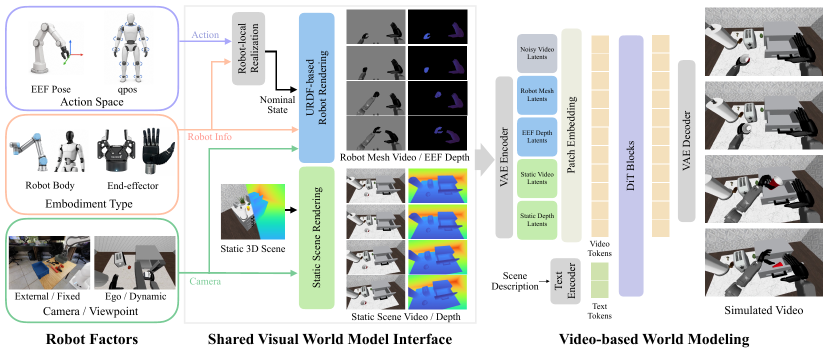
#> input picture robotics_ai/media/rofacto/method-overview.png, 1656 x 705 px (shown at 1/2 size)
$ python build_streams_figure.py
#> lines starting #> are read from the running program, lines starting #| are printed output that depends on the picture
"""Crop and rearrange the four input streams from the authors' overview."""
from pathlib import Path

from PIL import Image, ImageDraw, ImageFont

ROOT = Path(__file__).resolve().parent
CROPS = [
    ("Robot mesh RGB", "M rgb", (693, 19, 810, 301)),
    ("End-effector depth", "D eef", (817, 19, 934, 301)),
    ("Static scene RGB", "B rgb", (693, 337, 810, 619)),
    ("Scene depth", "D scene", (817, 337, 934, 619)),
]


def font(size):
    for candidate in (
        "/System/Library/Fonts/Supplemental/Arial.ttf",
        "/usr/share/fonts/truetype/dejavu/DejaVuSans.ttf",
    ):
        if Path(candidate).exists():
            return ImageFont.truetype(candidate, size)
    raise FileNotFoundError("Install Arial or DejaVu Sans to rebuild this figure")


def main():
    source = Image.open(ROOT / "method-overview.png").convert("RGB")
#> source is the input picture: PIL image 1656x705 RGB; mean R, G, B 204.8, 208, 206.5
    if source.size != (1656, 705):
        raise ValueError("Crop coordinates require the original 1656 x 705 overview")
    canvas = Image.new("RGB", (1000, 610), "#faf9f6")
    draw = ImageDraw.Draw(canvas)
    draw.text((28, 22), "RoFacto’s four conditioning streams", font=font(28), fill="#193d34")
    draw.text((28, 65), "Detail of the authors’ method figure. Time runs downward in each column.", font=font(20), fill="#536460")
    for index, (title, symbol, box) in enumerate(CROPS):
        center = 139 + index * 242
        draw.text((center, 106), title, anchor="mt", font=font(21), fill="#193d34")
        draw.text((center, 138), symbol, anchor="mt", font=font(18), fill="#536460")
        column = source.crop(box).resize((175, 423), Image.Resampling.LANCZOS)
        canvas.paste(column, (52 + index * 242, 170))
#> this loop made 4 passes
#> pass 1, in main, `column = source.crop(box).resize((175, 423), Image.Resampling.LANCZOS)`:
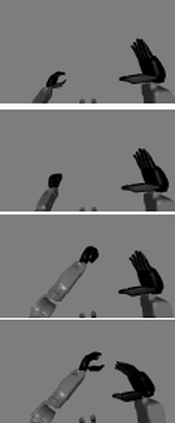
#> column: PIL image 175x423 RGB; min 0, max 255, mean 117.6
#> pass 2, in main, `column = source.crop(box).resize((175, 423), Image.Resampling.LANCZOS)`:
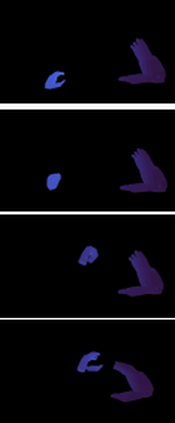
#> column: PIL image 175x423 RGB; mean R, G, B 10, 8.8, 13.1
#> pass 3, in main, `column = source.crop(box).resize((175, 423), Image.Resampling.LANCZOS)`:
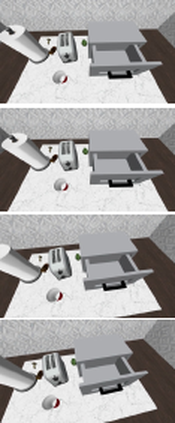
#> column: PIL image 175x423 RGB; mean R, G, B 167.6, 165.8, 165.3
#> after the loop:
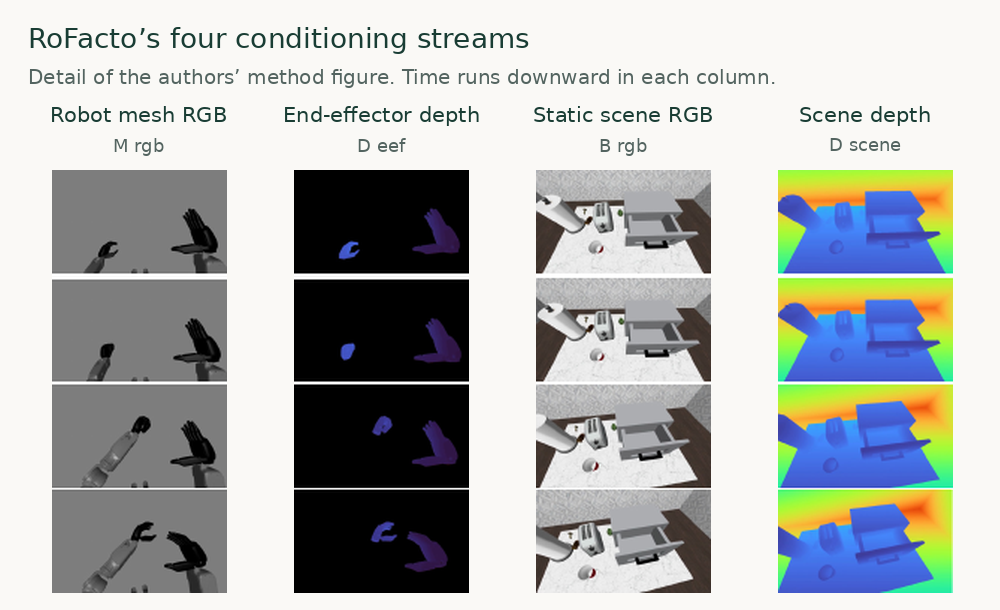
#> canvas: PIL image 1000x610 RGB; mean R, G, B 176.5, 179.8, 178.2
#> after the loop:
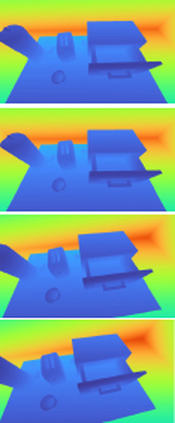
#> column: PIL image 175x423 RGB; mean R, G, B 125.5, 156, 152.3
    canvas.save(ROOT / "conditioning-streams.png")


if __name__ == "__main__":
    main()
